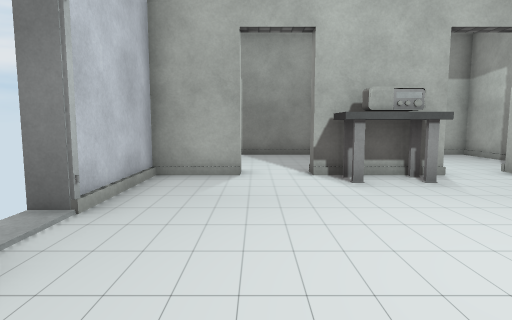
[1] (above)

16 first-person views from a walk through a scene from a Unity 3-D project. The camera is 1.2 m above the floor, tilts 6° down and sees 75° across. The floor is counted in squares, 1 m on a side. Each view is taken from the middle of a square. On the plan, view 1 faces up. The plan holds only what a view shows up to about 14 squares ahead; the rest is blank. The player is left out. Door leaves are left out, so doorways stand open. Some surface patterns are stand-ins.

[2]
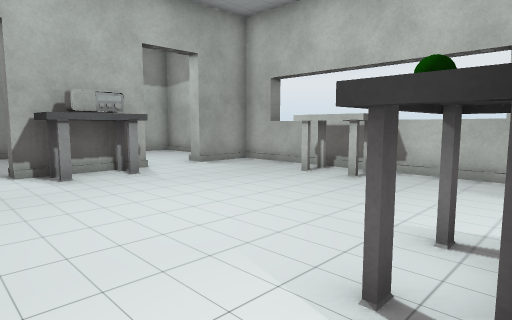

[3]
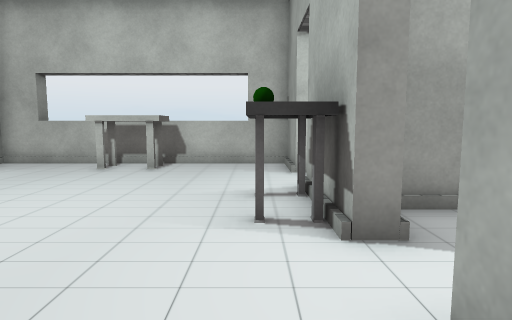

[4]
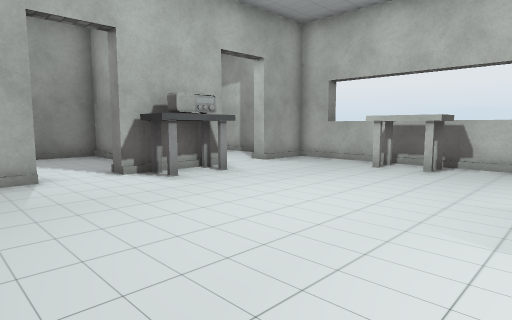

[5]
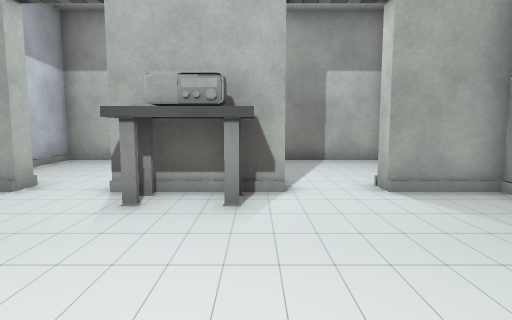

[6]
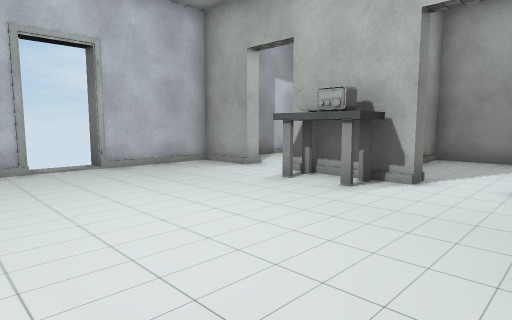

[7]
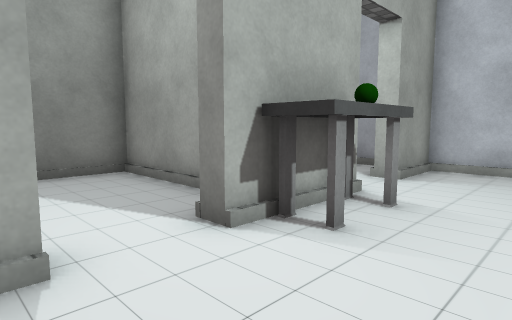

[8]
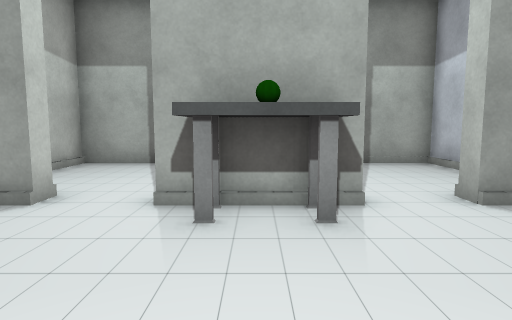

[9]
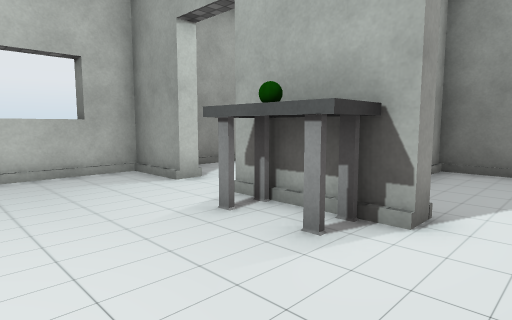

[10]
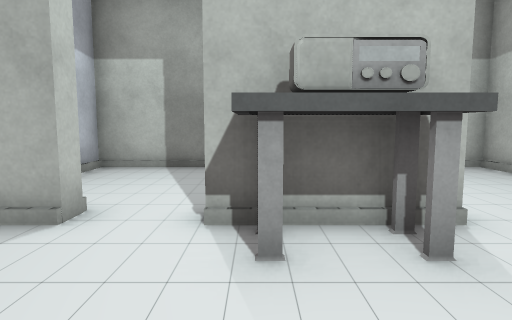

[11]
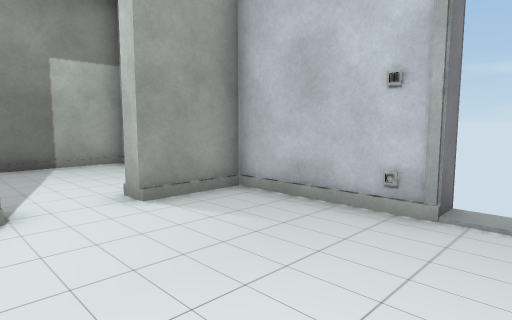

[12]
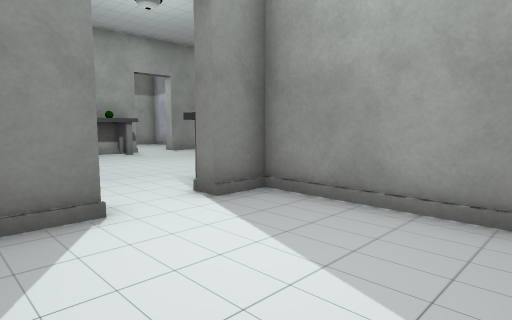

[13]
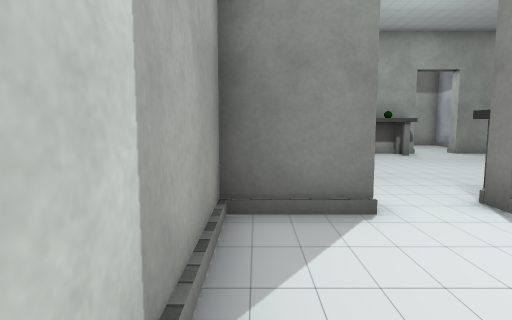

[14]
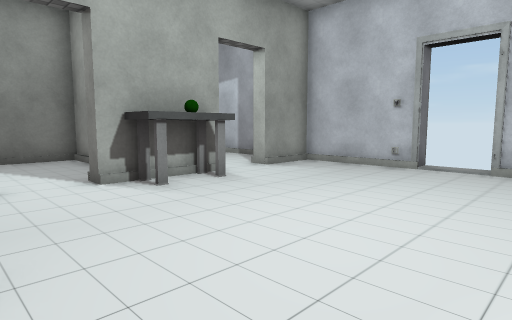

[15]
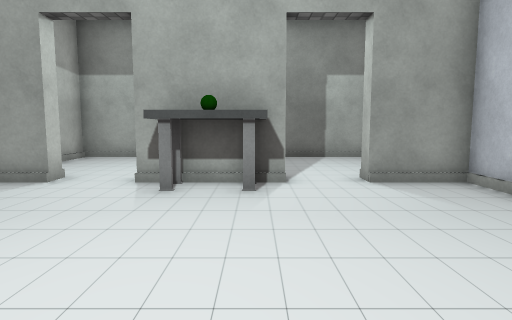

[16]
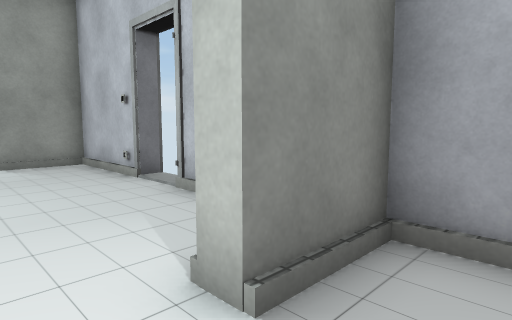

### Floor plan
Ten units are one square. View 1 is at (0, 0); x grows to the right and y downward. Boxes are objects, and circles mark ways between rooms. Rooms are numbered by the first view taken in them; rooms with no view inside come last. Other rooms are left out.
<svg viewBox="-35 -140 125 210">
<path fill="none" stroke="#000" d="M45 -80 14 -80 14 -85M-4 -85 -4 -80 -25 -80 -25 -44M-25 -27 -25 10 -4 10 -4 15M14 16 14 10 45 10M64 10 85 10 85 -80 64 -80M64 -80 64 -85 85 -85 85 -135 32 -135 32 -85 45 -85 45 -80M28 -118 28 -135 -25 -135 -25 -85 -4 -85M64 16 64 10M32 31 32 65 85 65 85 29M45 10 45 15M-25 25 -25 65 28 65 28 56M28 30 28 20"/>
<rect x="15" y="-5" width="10" height="10" fill="#bbb"><title>other object</title></rect>
<rect x="15" y="-75" width="20" height="10" fill="#bbb"><title>radio</title></rect>
<rect x="25" y="-5" width="10" height="10" fill="#bbb"><title>green ball</title></rect>
<rect x="35" y="-5" width="10" height="10" fill="#bbb"><title>other object</title></rect>
<rect x="35" y="-75" width="10" height="10" fill="#bbb"><title>other object</title></rect>
<rect x="65" y="-45" width="20" height="20" fill="#bbb"><title>other object</title></rect>
<circle cx="55" cy="-80" r="3" fill="#2a7"/>
<circle cx="5" cy="-80" r="3" fill="#2a7"/>
<circle cx="55" cy="10" r="3" fill="#2a7"/>
<circle cx="5" cy="10" r="3" fill="#2a7"/>
<text x="30" y="-40">1</text>
<text x="60" y="-110">2</text>
<text x="0" y="-110">3</text>
<text x="60" y="40">4</text>
<text x="0" y="40">5</text>
</svg>
Room 1 opens to room 2. Room 1 opens to room 3. Room 1 opens to room 4. Room 1 opens to room 5.

Where each view was taken, in squares from view 1:
view 1: 0 up, 0 right, facing up
view 2: 1 down, 0 right, facing up-right
view 3: 0 up, 2 left, facing right
view 4: 0 up, 2 left, facing up-right
view 5: 2 up, 4 right, facing up
view 6: 1 up, 7 right, facing up-left
view 7: 2 up, 7 right, facing down-left
view 8: 4 up, 3 right, facing down
view 9: 3 up, 0 right, facing down-right
view 10: 4 up, 2 right, facing up
view 11: 4 up, 2 right, facing down-left
view 12: 13 up, 8 right, facing down-left
view 13: 13 up, 8 right, facing down
view 14: 6 up, 7 right, facing down-left
view 15: 6 up, 2 right, facing down
view 16: 10 up, 1 right, facing down-left
